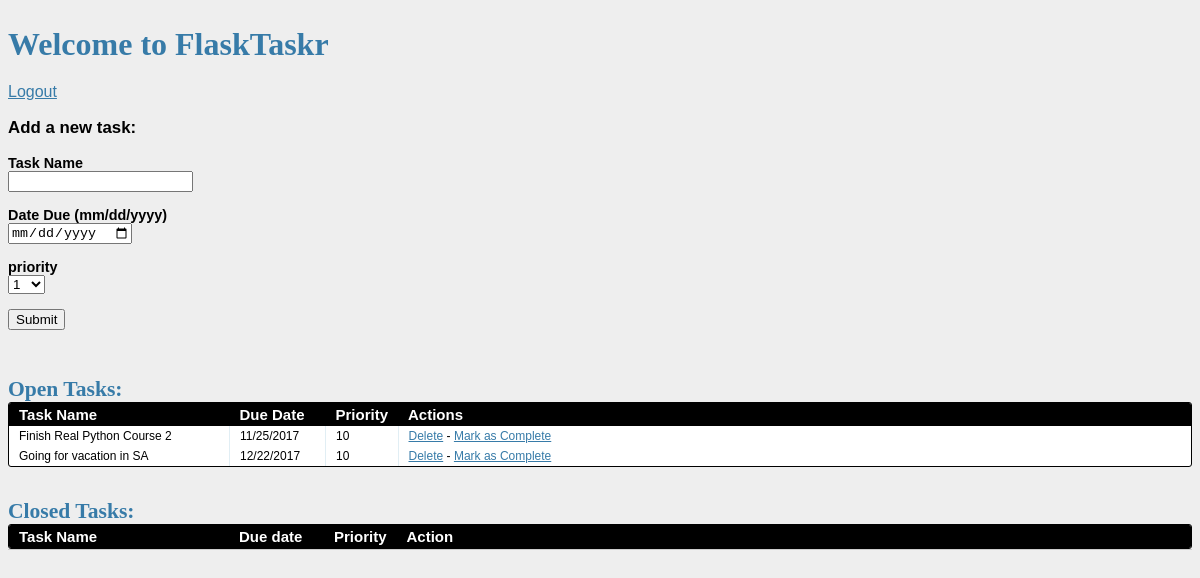
Page /tasks (signed in) on the earlier database version.
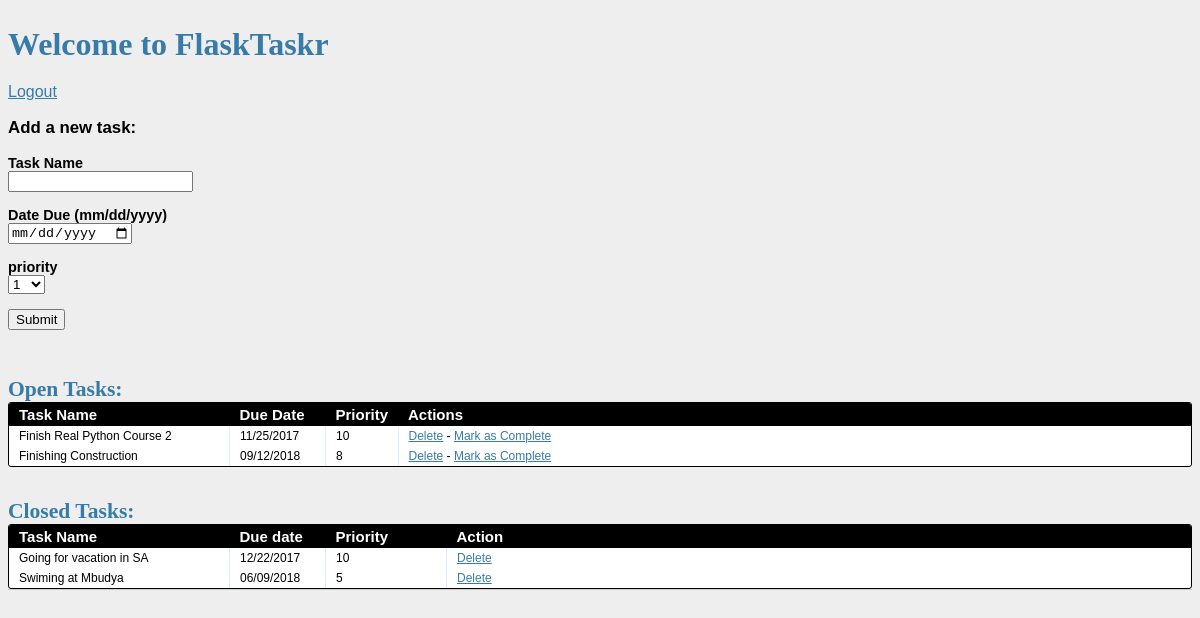
Same page on the later database version.
### tables this page shows
CREATE TABLE tasks
		(task_id INTEGER PRIMARY KEY AUTOINCREMENT,
		name TEXT NOT NULL, due_date TEXT NOT NULL,
		priority INTEGER NOT NULL, status INTEGER NOT NULL
		);

### views.py (the view)
@app.route('/tasks')
@login_required
def tasks():
	g.db = connect_db()
	cursor = g.db.execute(
			'SELECT name, due_date, priority, task_id FROM tasks WHERE status = 0'
		)
	closed_tasks = [
		dict(name=row[0], due_date=row[1], priority=row[2], task_id=row[3]) for row in cursor.fetchall()
	]
	cursor = g.db.execute(
			'SELECT name, due_date, priority, task_id FROM tasks WHERE status = 1'
		)
	open_tasks = [
		dict(name=row[0], due_date=row[1], priority=row[2], task_id=row[3]) for row in cursor.fetchall()
	]
	g.db.close()
	return render_template(
			'tasks.html',
			form=AddTaskForm(request.form),
			open_tasks=open_tasks,
			closed_tasks=closed_tasks
		)

### forms.py
class AddTaskForm(FlaskForm):
	task_id = IntegerField()
	name = StringField('Task Name', validators=[DataRequired()])
	due_date = DateField('Date Due (mm/dd/yyyy)',
		validators=[DataRequired()], format='%m/%d/%Y'
		)
	priority = SelectField(
		'priority', validators=[DataRequired()],
		choices=[
		('1', '1'), ('2', '2'), ('3', '3'), ('4', '4'), ('5', '5'),
		('6', '6'), ('7', '7'), ('8', '8'), ('9', '9'), ('10', '10')
		]
		)
	status = IntegerField('Status')

### views.py (called while the page is built)
def connect_db():
	return sqlite3.connect(app.config['DATABASE_PATH'])

def login_required(test):
	@wraps(test)
	def wrapper(*args, **kwarags):
		if 'logged_in' in session:
			return test(*args, **kwarags)
		else:
			flash('You need to log in first.')
			return redirect(url_for('login'))
	return wrapper

### templates/tasks.html (shortened to what this page needs)
{% extends "_base.html" %}
{% block content %}
<h1>Welcome to FlaskTaskr</h1>
<br>
<a href="{{ url_for('logout') }}">Logout</a>
<div class="add-task">
	<h3>Add a new task:</h3>
	<form action="{{ url_for('new_task') }}" method="post" class="inline-form">
		<div class="input-group">
			{{ form.name.label }}
			{{ form.name }}
		</div>
		<div class="input-group">
			{{ form.due_date.label }}
			{{ form.due_date }}
		</div>
		<div class="input-group">
			{{ form.priority.label }}
			{{ form.priority }}
		</div>
		<div class="input-group">
			<button type="submit">Submit</button>
		</div>
		<div class="entries">
			<br>
			<br>
			<h2>Open Tasks:</h2>
			<div class="datagrid">
				<table>
					<thead>
						<tr>
							<th width="200px"><strong>Task Name</strong></th>
							<th width="75px"><strong>Due Date</strong></th>
							<th width="50px"><strong>Priority</strong></th>
							<th><strong>Actions</strong></th>
						</tr>
					</thead>
					{% for task in open_tasks %}
					<tr>
						<td width="200px">{{ task.name }}</td>
						<td width="75px">{{ task.due_date }}</td>
						<td width="50px">{{ task.priority }}</td>
						<td>
							<a href="{{ url_for('delete_entry', task_id = task.task_id) }}">Delete</a> -
							<a href="{{ url_for('complete', task_id = task.task_id) }}">Mark as Complete</a>
						</td>
					</tr>
					{% endfor %}
				</table>
			</div>
		</div>
		<br>
		<br>
		<div class="entries">
			<h2>Closed Tasks:</h2>
			<div class="datagrid">
				<table>
					<thead>
						<tr>
							<th width="200px"><strong>Task Name</strong></th>
							<th width="75px"><strong>Due date</strong></th>
							<th width="50px"><strong>Priority</strong></th>
							<th><strong>Action</strong></th>
						</tr>
					</thead>
					{% for task in closed_tasks %}
					<tr>
						<td width="200px">{{ task.name }}</td>
						<td width="75px">{{ task.due_date }}</td>
						<td width="100px">{{ task.priority }}</td>
						<td>
							<a href="{{ url_for('delete_entry', task_id = task.task_id) }}">Delete</a>
						</td>
					</tr>
					{% endfor %}
				</table>
			</div>
		</div>
	</form>
</div>
{% endblock %}

### templates/_base.html (shortened to what this page needs)
<!DOCTYPE html>
<html>
<head>
	<link rel="stylesheet" type="text/css" href="{{ url_for('static', filename='css/main.css') }}">
</head>
<body>
	<div>
		<br>
		{%block content %}
		{% endblock %}
	</div>
</body>
</html>

### static/css/main.css (style rules this page uses)
body { font-family: sans-serif; background: #eee; }
a, h1, h2 { color: #377BA8; }
h1, h2 { font-family: 'Georgia', serif; margin: 0; }
h1 { border-bottom: 2px solid #eee; }
h2 { font-size: 1.5em; }
label { display: block; font-weight: bold; }
.entries { list-style: none; margin: 0; padding: 0; }
.add-task { font-size: 0.9em; border-bottom: 1px solid #ccc; }
.input-group { margin-bottom: 15px; }
.datagrid table { border-collapse: collapse; text-align: left; width: 100%; }
.datagrid { background: #fff; overflow: hidden; border: 1px solid #000000; border-radius: 3px; }
.datagrid table td, .datagrid table th { padding: 3px 10px; }
.datagrid table thead th { background-color:#000000; color:#FFFFFF; font-size: 15px; font-weight: bold; }
.datagrid table thead th:first-child { border: none; }
.datagrid table tbody td { color: #000000; border-left: 1px solid #E1EEF4; font-size: 12px; font-weight: normal; }
.datagrid table tbody td:first-child { border-left: none; }
.datagrid table tbody tr:last-child td { border-bottom: none; }

Differences in the rows shown:
added tasks: name "Finishing Construction", due_date "09/12/2018", priority "8", shown under "Open Tasks:"
changed tasks "Going for vacation in SA": moves from the list under "Open Tasks:" to the list under "Closed Tasks:"
added tasks: name "Swiming at Mbudya", due_date "06/09/2018", priority "5", shown under "Closed Tasks:"
